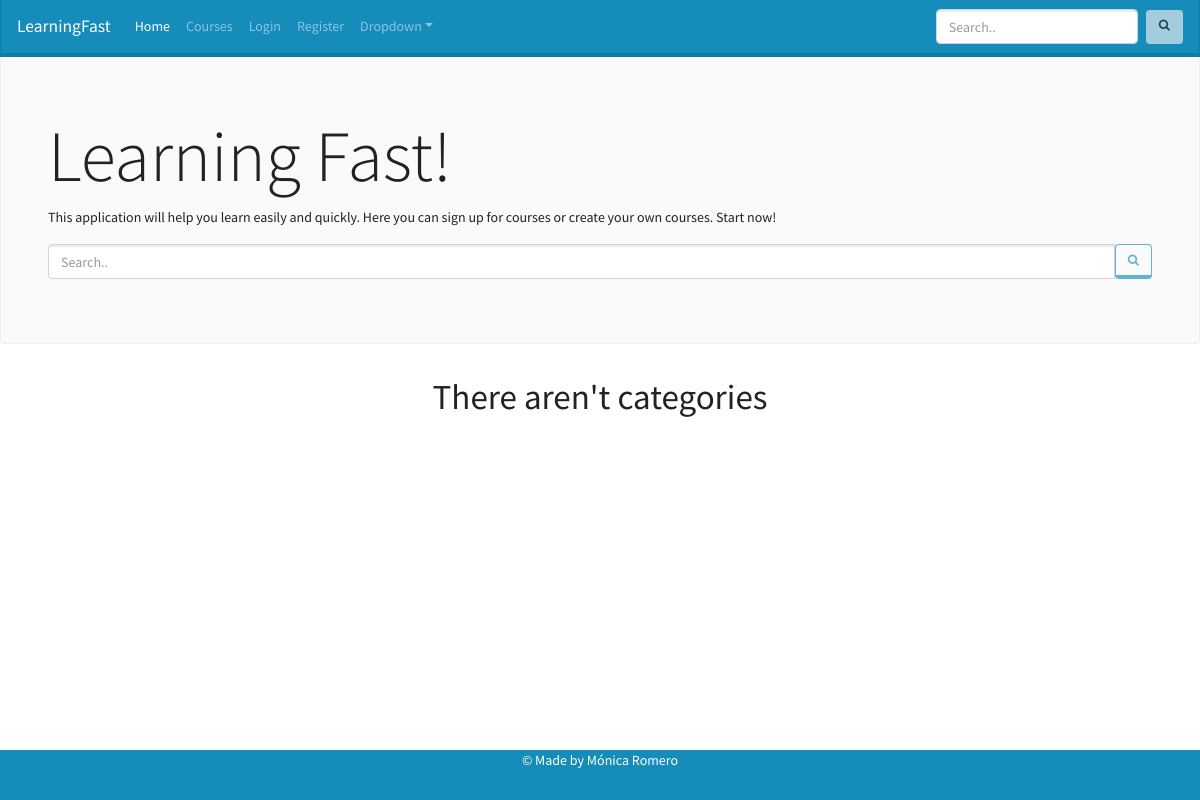
The app's page /, older data.
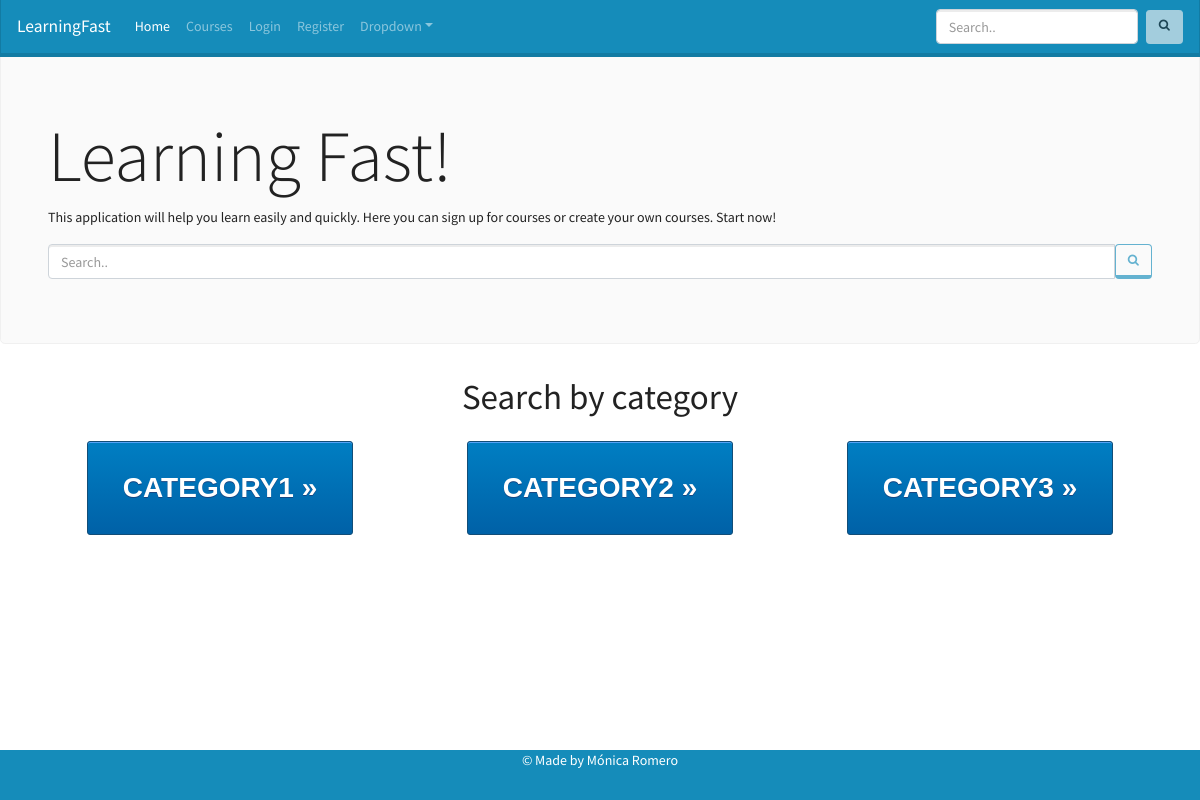
The same page, newer data.
### courses/models.py (models this page shows, shortened)
class Category(models.Model):
    name = models.CharField(max_length=64)
    class Meta:
        verbose_name_plural = "Categories"

### courses/views.py (the view)
# urls.py: path("", views.index, name="index"),
def index(request):
    if request.method == "GET":
        categories = Category.objects.all()
        context = {
            'categories': categories
        }
    return render(request, "courses/index.html", context)

### courses/templates/courses/index.html (shortened to what this page needs)
{% extends 'courses/base.html' %}
{% load static %}
{% block style %}
<link rel="stylesheet" href="{% static 'css/index.css' %}">
<link rel="stylesheet" href="https://cdnjs.cloudflare.com/ajax/libs/font-awesome/4.7.0/css/font-awesome.min.css">
{% endblock %}
{% block main %}
<div id="wrap">
  <div class="jumbotron">
    <div class="container">
      <h1 class="display-3">Learning Fast!</h1>
      <p>This application will help you learn easily and quickly. Here you can sign up for courses or create your own
        courses. Start now!
      </p>
      <form class="bar-search" method="POST" action="{% url 'search_bar' %}">
        <div class="input-group">
          <input class="form-control" type="search" id="input-search" name="search" placeholder="Search..">
          <button class="btn btn-outline-primary" id="main-search" type="submit"><i class="fa fa-search"></i> </button>
        </div>
      </form>
    </div>
  </div>
  <div id="main">
    <div class="container">
      {% if categories %}
      <h1 class="title">Search by category</h1>
      <div class="row">
        {% for category in categories %}
        <div class="col-md-4">
          <p style="text-align: center;"><a class="btn btn-secondary category" href="#" role="button">{{category.name}}
              &raquo;</a></p>
        </div>
        {% endfor %}
        {% else %}
        <h1 class="title">There aren't categories</h1>
        {% endif %}
      </div>
    </div>
  </div>
</div>
{% endblock %}

### courses/templates/courses/base.html (shortened to what this page needs)
<!doctype html>
<html lang="en">
{% load static %}
<head>
    <link rel="stylesheet" href="https://stackpath.bootstrapcdn.com/bootswatch/4.5.0/lumen/bootstrap.min.css">
    <link rel="stylesheet" href="{% static 'css/footer.css' %}">
    <link rel="stylesheet" href="{% static 'css/index.css' %}">
    <link rel="stylesheet" href="https://cdnjs.cloudflare.com/ajax/libs/font-awesome/4.7.0/css/font-awesome.min.css">
    {% block style %}{% endblock%}
</head>
<body>
    <nav class="navbar navbar-expand-md navbar-dark fixed-top bg-primary">
        <a class="navbar-brand" href="{% url 'index' %}">LearningFast</a>
        <div class="collapse navbar-collapse" id="main-navbar">
            <ul class="navbar-nav mr-auto">
                <li class="nav-item active">
                    <a class="nav-link" href="{% url 'index' %}">Home <span class="sr-only">(current)</span></a>
                </li>
                <li class="nav-item">
                    <a class="nav-link" href="#">Courses</a>
                </li>
                {% if request.user.is_authenticated %}
                <li class="nav-item"><a href=" {% url 'logout' %}" class="nav-link">Logout</a></li>
                {% else %}
                <li class="nav-item">
                    <a class="nav-link" href="{% url 'sign_in' %}">Login</a>
                </li>
                <li class="nav-item">
                    <a class="nav-link" href="{% url 'register' %}">Register</a>
                </li>
                {% endif %}
                <li class="nav-item dropdown">
                    <a class="nav-link dropdown-toggle" href="#" id="dropdown01" data-toggle="dropdown"
                        aria-haspopup="true" aria-expanded="false">Dropdown</a>
                </li>
            </ul>
            <form class="form-inline my-2 my-lg-0" method="POST" action="{% url 'search_bar' %}">
                <input class="form-control mr-sm-2" id="input-search-navbar" type="search" name="search" placeholder="Search..">
                <button class="btn btn-secondary my-2 my-sm-0" id="search-navbar" type="submit"><i class="fa fa-search"></i></button>
            </form>
        </div>
    </nav>
    {% block main %}{% endblock %}
    <footer>
        <p>&copy; Made by Mónica Romero</p>
    </footer>
</body>
</html>

### courses/static/css/footer.css (style rules this page uses)
* { margin: 0; padding: 0; }
html, body { padding-top: 1.5rem; height: 100%; }
#wrap { min-height: 100%; }
#main { overflow: auto; padding-bottom: 180px; }
footer { position: relative; margin-top: -50px; height: 50px; clear: both; background-color: #158CBA; text-align: center; color: white; }

### courses/static/css/index.css (style rules this page uses)
.category { box-shadow: inset 0px 1px 0px 0px #54a3f7; background: linear-gradient(to bottom, #007dc1 5%, #0061a7 100%); background-color: #007dc1; border-radius: 3px; border: 1px solid #124d77; display: inline-block; cursor: pointer; color: #ffffff; font-family: Arial; font-size: 28px; padding: 25px 50px; text-decoration: none; text-shadow: 0px 1px 0px #154682; padding-left: 10%; padding-right: 10%; }
.title { text-align: center; margin-bottom: 2%; }

Row changes from the older to the newer data that the page shows:
added Category: name "CATEGORY1"
added Category: name "CATEGORY2"
added Category: name "CATEGORY3"
Text that changed along with them:
text no longer shown: "There aren't categories"
text now shown: "Search by category"
